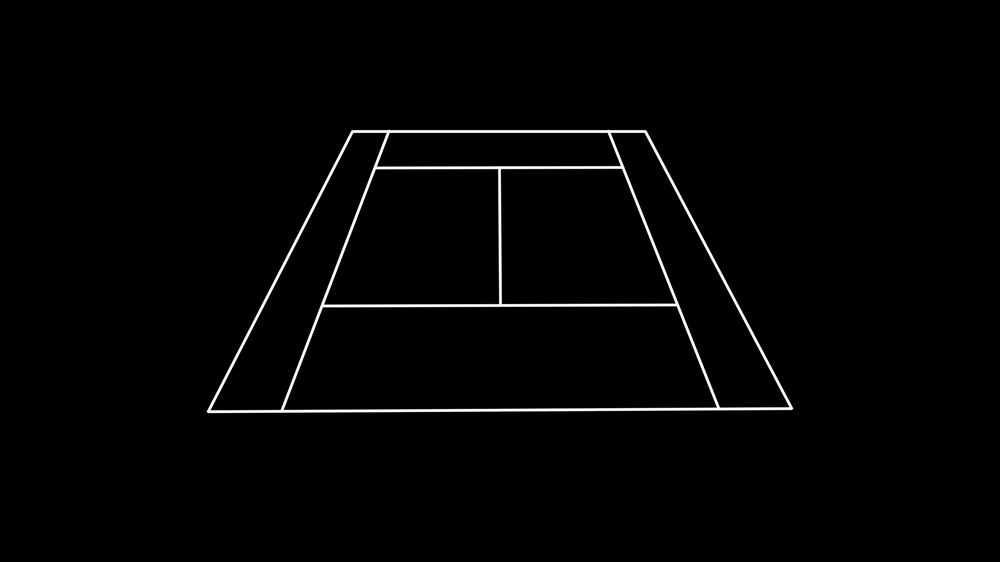
#> input picture tenisUSOpen/dataset/train/masks/img1.png, 1000 x 562 px, shrunk from 1919 x 1079 before the run, found by its file name; its folder holds only this picture in this run
$ python 4.engrosar_lineas.py
#> lines starting #> are read from the running program, lines starting #| are printed output that depends on the picture; after the words box and inside, x2 and y2 are one past the last pixel; in counts of white or black regions, pixels touching at a corner belong together
import cv2
import os
import numpy as np

carpeta_entrada = "dataset/train_engrosar1/masks"
carpeta_salida = "dataset/train_engrosar1/masks_gruesas"

TAMANO_PINCEL = (3, 3)
ITERACIONES = 1

if not os.path.exists(carpeta_salida):
    os.makedirs(carpeta_salida)

kernel = np.ones(TAMANO_PINCEL, np.uint8)

archivos = [f for f in os.listdir(carpeta_entrada) if f.endswith(('.png', '.jpg', '.jpeg'))]

if not archivos:
    print(f"No se encontraron imágenes en {carpeta_entrada}")
    exit()

print(f"Iniciando engrosamiento de {len(archivos)} máscaras...")

procesadas = 0

for nombre_archivo in archivos:
    ruta_input = os.path.join(carpeta_entrada, nombre_archivo)
    ruta_output = os.path.join(carpeta_salida, nombre_archivo)

    mascara = cv2.imread(ruta_input, cv2.IMREAD_GRAYSCALE)
#> mascara is the input picture: shape (562, 1000); min 0, max 255, mean 3.6
    _, mascara_binaria = cv2.threshold(mascara, 127, 255, cv2.THRESH_BINARY)
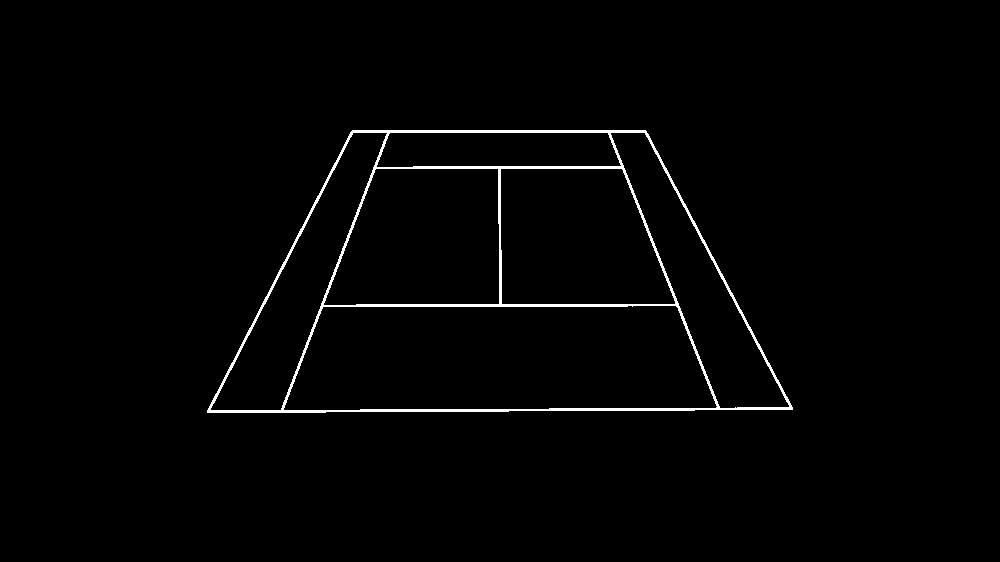
#> mascara_binaria: shape (562, 1000); 1.4% white; 1 white region, box (x1, y1, x2, y2) and area: (207, 130, 793, 413) 7972

    mascara_engrosada = cv2.dilate(mascara_binaria, kernel, iterations=ITERACIONES)
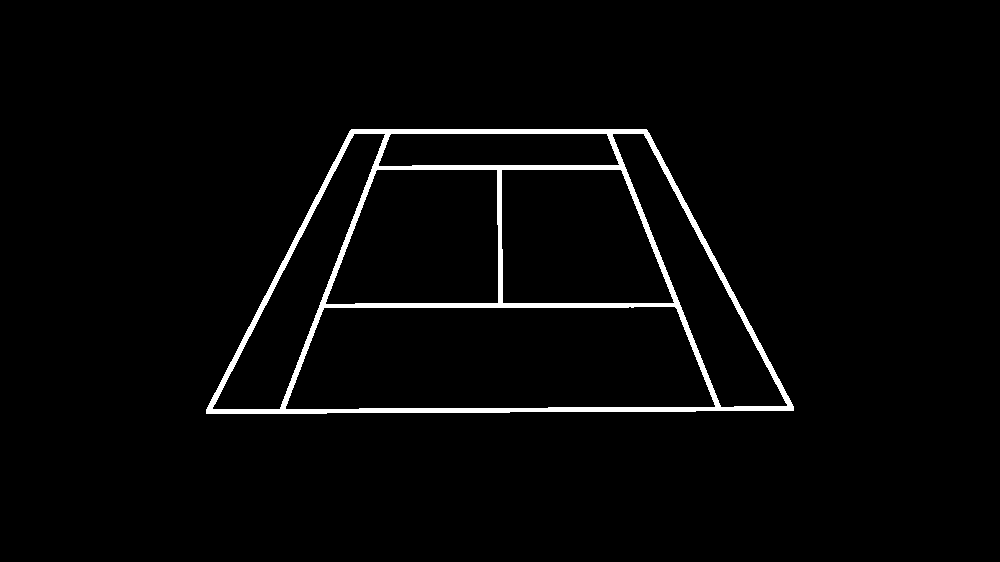
#> mascara_engrosada: shape (562, 1000); 2.6% white; 1 white region, box (x1, y1, x2, y2) and area: (206, 129, 794, 414) 14372

    cv2.imwrite(ruta_output, mascara_engrosada)
    procesadas += 1

print(f"Completado: {procesadas} máscaras engrosadas en {carpeta_salida}")
